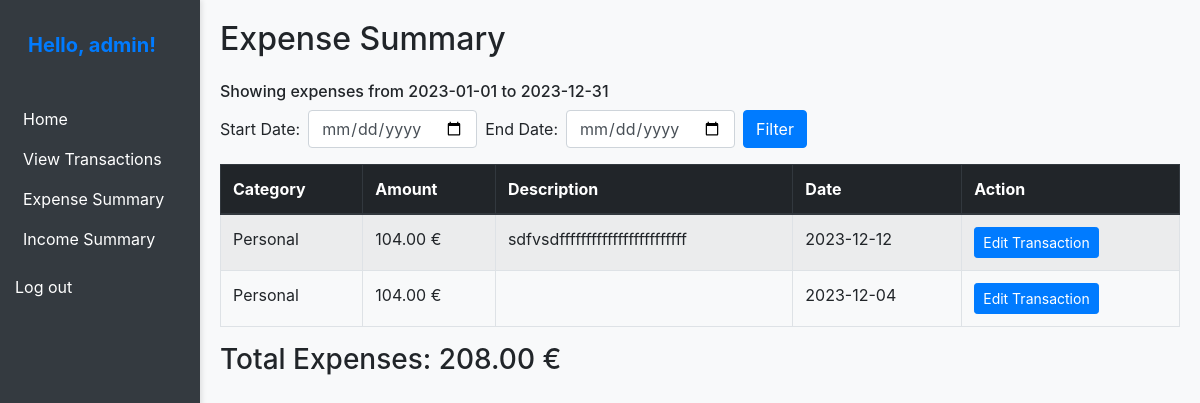
Screenshot of /expense_tracker/expense_summary/ (signed in) with the database file from the repository.
### expense_manager/models.py (models this page shows, shortened)
class Transaction(models.Model):
    user = models.ForeignKey(User, on_delete=models.CASCADE)
    amount = models.DecimalField(max_digits=10, decimal_places=2)
    category = models.ForeignKey(Category, on_delete=models.CASCADE)
    description = models.TextField(max_length=50, null=True, blank=True)
    date = models.DateField()
    TRANSACTION_TYPES = [
        ('income', 'Income'),
        ('expense', 'Expense'),
    ]
    transaction_type = models.CharField(max_length=10, choices=TRANSACTION_TYPES)
    class Meta:
        verbose_name = 'Transaction'
        verbose_name_plural = 'Transactions'

class Category(models.Model):
    user = models.ForeignKey(User, on_delete=models.CASCADE, blank=True, null=True)
    CATEGORY_CHOICES = (
        ('a', 'Housing'),
        ('b', 'Transportation'),
        ('c', 'Food'),
        ('d', 'Utilities'),
        ('e', 'Clothing'),
        ('f', 'Medical/Healthcare'),
        ('g', 'Insurance'),
        ('h', 'Household Items/Supplies'),
        ('i', 'Personal'),
        ('j', 'Debt'),
        ('k', 'Retirement'),
        ('l', 'Education'),
        ('m', 'Savings'),
        ('n', 'Gifts/Donations'),
        ('r', 'Entertainment'),
        ('o', 'Other')
    )
    category_name = models.CharField(max_length=1, choices=CATEGORY_CHOICES, blank=True, null=True,
                                     help_text='Categories')
    class Meta:
        verbose_name = 'Category'
        verbose_name_plural = 'Categories'

### expense_manager/views.py (the view)
# urls.py: path('expense_summary/', views.expense_summary, name='expense_summary'),
@login_required
def expense_summary(request):
    current_year = timezone.now().year
    start_date = f'{current_year}-01-01'
    end_date = f'{current_year}-12-31'
    if request.method == 'POST':
        start_date = request.POST.get('start_date')
        end_date = request.POST.get('end_date')
    expenses = Transaction.objects.filter(
        user=request.user,
        transaction_type='expense',
        date__range=[start_date, end_date]
    ).order_by('-date', '-id')
    total_expenses = expenses.aggregate(Sum('amount'))['amount__sum']
    paginator = Paginator(expenses, 10)
    page_number = request.GET.get('page')
    expenses = paginator.get_page(page_number)
    context = {
        'expenses': expenses,
        'total_expenses': total_expenses,
        'start_date': start_date,
        'end_date': end_date,
    }
    return render(request, 'expense_summary.html', context)

### templates/expense_summary.html (shortened to what this page needs)
{% extends "base.html" %}
{% block content %}
    <h2 class="mb-4">Expense Summary</h2>
    <h6>Showing expenses from {{ start_date }} to {{ end_date }}</h6>
    <form class="form-inline mb-3" method="post" action="{% url 'expense_summary' %}">
        <div class="form-group mr-2">
            <label for="start_date" class="mr-2">Start Date:</label>
            <input type="date" id="start_date" name="start_date" class="form-control" required>
        </div>
         <div class="form-group mr-2">
            <label for="end_date" class="mr-2">End Date:</label>
            <input type="date" id="end_date" name="end_date" class="form-control" required>
        </div>
         <button type="submit" class="btn btn-primary">Filter</button>
    </form>
    {% if expenses %}
        <table class="table table-bordered table-striped">
            <thead class="thead-dark">
                <tr>
                    <th>Category</th>
                    <th>Amount</th>
                    <th>Description</th>
                    <th>Date</th>
                    <th>Action</th>
                </tr>
            </thead>
            <tbody>
                {% for expense in expenses %}
                    <tr>
                        <td>{{ expense.category.get_category_name_display }}</td>
                        <td>{{ expense.amount|floatformat:2 }} €</td>
                        <td>{{ expense.description }}</td>
                        <td>{{ expense.date | date:"Y-m-d" }}</td>
                        <td>
                            <a href="{% url 'edit_transaction' expense.id %}" class="btn btn-primary btn-sm">Edit Transaction</a>
                        </td>
                    </tr>
                {% endfor %}
            </tbody>
        </table>
        <h3>Total Expenses: {{ total_expenses|floatformat:2 }} €</h3>
    {% else %}
        <p>No expenses available.</p>
    {% endif %}
{% endblock %}

### templates/base.html (shortened to what this page needs)
<!DOCTYPE html>
<html lang="en">
<head>
    <link rel="stylesheet" href="https://stackpath.bootstrapcdn.com/bootstrap/4.1.3/css/bootstrap.min.css">
    {% load static %}
    <link rel="stylesheet" href="{% static 'css/styles.css' %}">
</head>
<body>
    <div class="container-fluid">
        <div class="row">
            <div class="col-sm-2">
                {% block sidebar %}
                {% if user.is_authenticated %}
                <div class="text-center mb-4">
                    <a class="navbar-brand">
                        <p>Hello, {{ user.get_username }}!</p>
                    </a>
                </div>
                {% endif %}
                <ul class="sidebar-nav">
                    <li><a href="{% url 'index' %}">Home</a></li>
                    <li><a href="{% url 'transaction_list' %}">View Transactions</a></li>
                    <li><a href="{% url 'expense_summary' %}">Expense Summary</a></li>
                    <li><a href="{% url 'income_summary' %}">Income Summary</a></li>
                </ul>
                {% if user.is_authenticated %}
                <a href="{% url 'logout'%}" style="color: #ffffff;">Log out</a>
                {% else %}
                <a href="{% url 'login'%}" style="color: #ffffff;">Log in</a><br>
                <a href="{% url 'register'%}" style="color: #ffffff;">Register</a>
                {% endif %}
                {% endblock %}
            </div>
            <div class="custom-alert-container">
            </div>
            <div class="col-sm-10 ">
                {% block content %}{% endblock %}
            </div>
        </div>
    </div>
</body>
</html>

### expense_manager/static/css/styles.css (style rules this page uses)
.row { margin: 0; height: 100%; }
body { background-color: #f8f9fa; }
.container-fluid { height: 100vh; padding: 0; }
.sidebar-nav { list-style: none; padding: 0; background-color: #343a40; color: #ffffff; }
.sidebar-nav li { padding: 8px; }
.sidebar-nav a { color: #ffffff; text-decoration: none; }
.navbar-brand p { margin: 0; padding: 10px; color: #007bff; font-weight: bold; }
.custom-alert-container { position: fixed; top: 0; right: 0; z-index: 1000; padding: 10px; }
.col-sm-2 { background-color: #343a40; color: #fff; padding: 15px; min-height: 100%; box-shadow: 2px 0 5px rgba(0, 0, 0, 0.1); }
.col-sm-10 { padding: 20px; }

### rows the page displays
Transaction: category.category_name "Personal", amount "104.00", description "sdfvsdffffffffffffffffffffffff", date "2023-12-12"
Transaction: category.category_name "Personal", amount "104.00", date "2023-12-04"

### other values shown
{{ user.get_username }} "admin"
{{ start_date }} "2023-01-01"
{{ end_date }} "2023-12-31"
{{ total_expenses|floatformat:2 }} "208.00"
